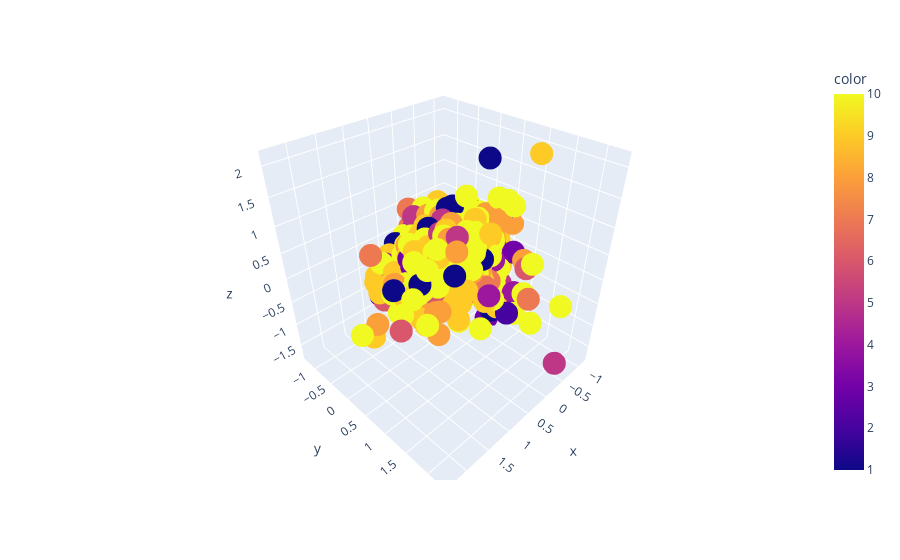

The code cell stored with this chart in its notebook:
### Code cell
""" 3D Scatter """
scatter_x = doc_vec_bg_pca[:, 0]
scatter_y = doc_vec_bg_pca[:, 1]
scatter_z = doc_vec_bg_pca[:, 2]
px.scatter_3d(x=scatter_x, y=scatter_y, z=scatter_z, color=big_cl.iloc[no_empty_idxs_w2v_bg].rating)

### Figure 1 — Plotly figure (JSON) as saved in the notebook; plotly's stock layout.template omitted (floating-point values rounded to 4 significant figures; data arrays with more than 128 entries replaced by an {"elided": "..."} marker saying what was removed)
{"data": [{"hovertemplate": "x=%{x}<br>y=%{y}<br>z=%{z}<br>color=%{marker.color}<extra></extra>", "legendgroup": "", "marker": {"color": {"elided": "1954 int values"}, "coloraxis": "coloraxis", "symbol": "circle"}, "mode": "markers", "name": "", "scene": "scene", "showlegend": false, "type": "scatter3d", "x": {"elided": "1954 float values"}, "y": {"elided": "1954 float values"}, "z": {"elided": "1954 float values"}}], "layout": {"coloraxis": {"colorbar": {"title": {"text": "color"}}, "colorscale": [[0, "#0d0887"], [0.1111, "#46039f"], [0.2222, "#7201a8"], [0.3333, "#9c179e"], [0.4444, "#bd3786"], [0.5556, "#d8576b"], [0.6667, "#ed7953"], [0.7778, "#fb9f3a"], [0.8889, "#fdca26"], [1, "#f0f921"]]}, "legend": {"tracegroupgap": 0}, "margin": {"t": 60}, "scene": {"domain": {"x": [0, 1], "y": [0, 1]}, "xaxis": {"title": {"text": "x"}}, "yaxis": {"title": {"text": "y"}}, "zaxis": {"title": {"text": "z"}}}}}
